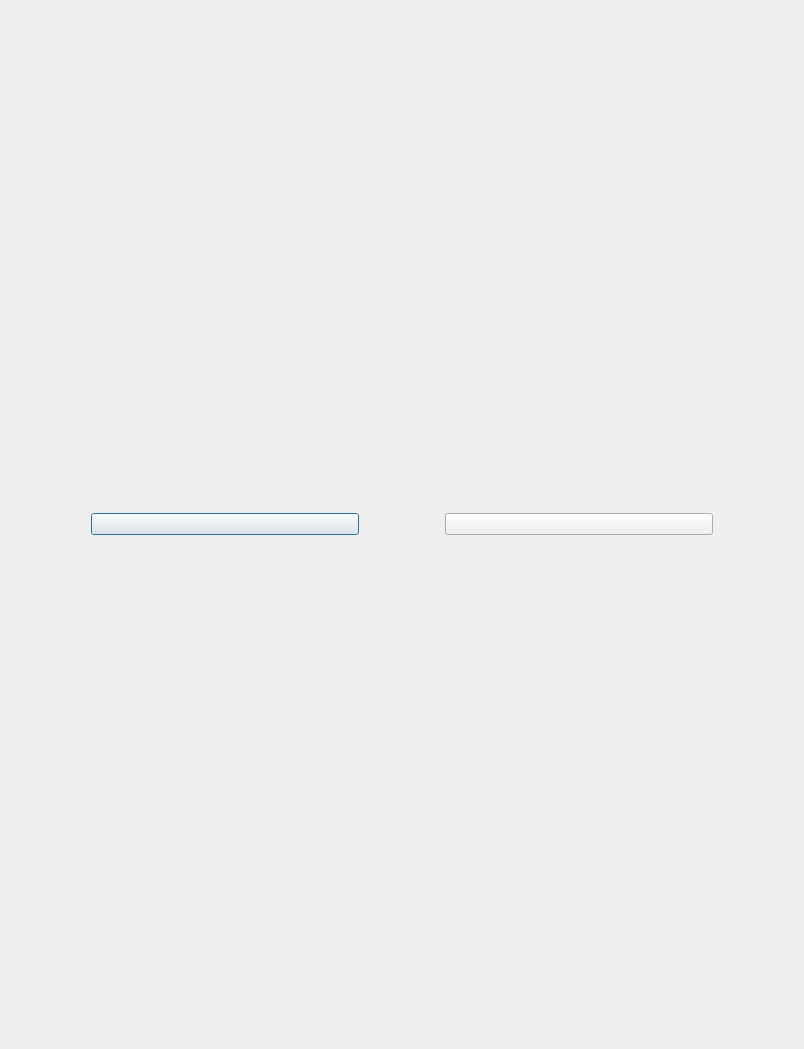
<?xml version="1.0" encoding="UTF-8"?>
<ui version="4.0">
 <class>MainDialog</class>
 <widget class="QDialog" name="MainDialog">
  <property name="geometry">
   <rect>
    <x>0</x>
    <y>0</y>
    <width>804</width>
    <height>1049</height>
   </rect>
  </property>
  <property name="windowTitle">
   <string>Dialog</string>
  </property>
  <layout class="QGridLayout" name="gridLayout">
   <item row="0" column="0">
    <layout class="QHBoxLayout" name="horizontalLayout">
     <item>
      <spacer name="horizontalSpacer">
       <property name="orientation">
        <enum>Qt::Orientation::Horizontal</enum>
       </property>
       <property name="sizeType">
        <enum>QSizePolicy::Policy::Fixed</enum>
       </property>
       <property name="sizeHint" stdset="0">
        <size>
         <width>80</width>
         <height>20</height>
        </size>
       </property>
      </spacer>
     </item>
     <item>
      <widget class="QPushButton" name="order_tool">
       <property name="text">
        <string></string>
       </property>
      </widget>
     </item>
     <item>
      <spacer name="horizontalSpacer_3">
       <property name="orientation">
        <enum>Qt::Orientation::Horizontal</enum>
       </property>
       <property name="sizeType">
        <enum>QSizePolicy::Policy::Fixed</enum>
       </property>
       <property name="sizeHint" stdset="0">
        <size>
         <width>80</width>
         <height>20</height>
        </size>
       </property>
      </spacer>
     </item>
     <item>
      <widget class="QPushButton" name="chat_tool">
       <property name="text">
        <string></string>
       </property>
      </widget>
     </item>
     <item>
      <spacer name="horizontalSpacer_2">
       <property name="orientation">
        <enum>Qt::Orientation::Horizontal</enum>
       </property>
       <property name="sizeType">
        <enum>QSizePolicy::Policy::Fixed</enum>
       </property>
       <property name="sizeHint" stdset="0">
        <size>
         <width>80</width>
         <height>20</height>
        </size>
       </property>
      </spacer>
     </item>
    </layout>
   </item>
  </layout>
 </widget>
 <resources/>
 <connections/>
</ui>
